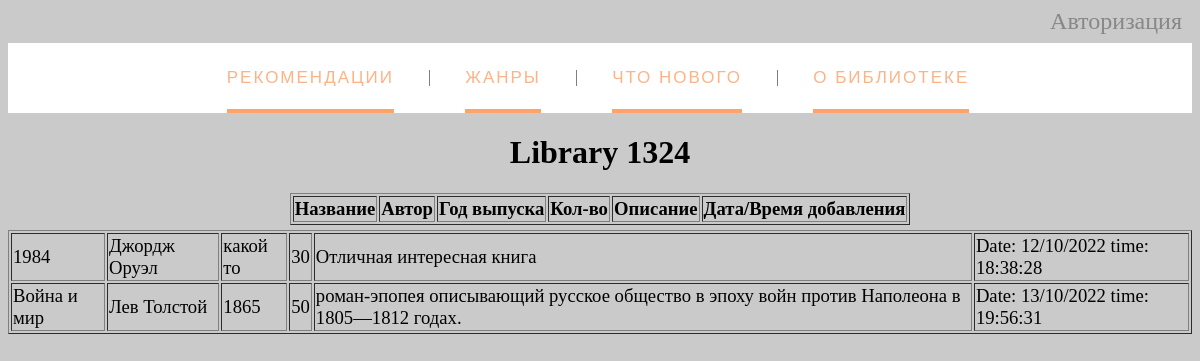
The page /booklist on the database as committed earlier.
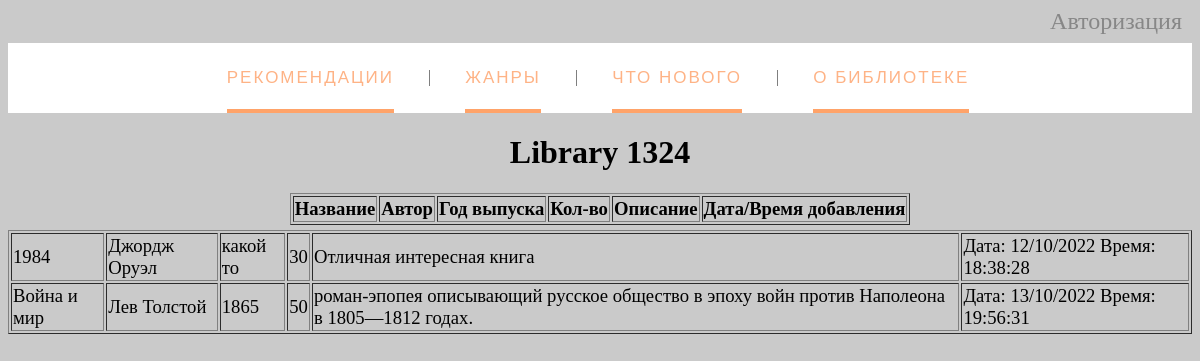
The same page on the database as committed later.
### tables this page shows
CREATE TABLE mainmenu (
id integer PRIMARY KEY AUTOINCREMENT,
title next NOT NULL,
url text NOT NULL
);

CREATE TABLE "books" (
	"id"	integer,
	"btitle"	text NOT NULL,
	"author"	text NOT NULL,
	"year"	integer NOT NULL,
	"number"	integer NOT NULL,
	"descript"	text NOT NULL,
	"dt_string"	text NOT NULL,
	PRIMARY KEY("id" AUTOINCREMENT)
);

### flsite.py (the view)
@app.route('/booklist', methods=["POST", "GET"])
def booklist():
    db = get_db()
    dbase = FDataBase(db)
    cur = db.cursor()
    sql = """SELECT * FROM books"""
    print(sql)
    cur.execute(sql)
    results = cur.fetchall()
    return render_template('booklist.html', menu=dbase.getMenu(), restrictions=results)

### FDataBase.py (called while the page is built)
    def getMenu(self):
        sql = '''SELECT * FROM mainmenu'''
        try:
            self.__cur.execute(sql)
            res = self.__cur.fetchall()
            if res:
                return res
        except:
            print('Ошибка чтения БД')
        return []

### flsite.py (called while the page is built)
def connect_db():
    conn = sqlite3.connect(app.config['DATABASE'])
    conn.row_factory = sqlite3.Row
    return conn

def get_db():
    if not hasattr(g, 'link_dv'):
        g.link_db = connect_db()
    return g.link_db

@app.teardown_appcontext
def closed_db(error):
    if hasattr(g, 'link_db'):
        g.link_db.close()

### templates/booklist.html (shortened to what this page needs)
{% extends 'base.html' %}
{% block content %}
{{ super() }}
<table border="1px"  >
    <tr class="header">
        <td>Название</td>
        <td>Автор</td>
        <td>Год выпуска</td>
        <td>Кол-во</td>
        <td>Описание</td>
        <td>Дата/Время добавления</td>
    </tr>
</table>
<table border="1px">
{% for row in restrictions %}
    <tr>
        <td>{{row["btitle"]}}</td>
        <td>{{row["author"]}}</td>
        <td>{{row["year"]}}</td>
        <td>{{row["number"]}}</td>
        <td>{{row["descript"]}}</td>
        <td>{{row["dt_string"]}}</td>
    </tr>
{% endfor %}
</table>
{% endblock %}

### templates/base.html (shortened to what this page needs)
<!DOCTYPE html>
<html lang="ru">
<head>
    <link rel="stylesheet" href ="{{ url_for('static', filename='styles.css' )}}" type="text/css" >
</head>
<body>
    <div class="login"><a href="auth">Авторизация</a></div>
    <nav>
        {% block content -%}
            {%- block menu_main -%}
        <ul class="menu-main" >
            {% for m in menu %}
            <li><a href="{{m.url}}" class="current">{{m.title}}</a></li>
            {% endfor %}
        </ul>
            {% endblock menu_main -%}
    </nav>
    <div class="content">
        {% if title -%}
    <h1 class="title">{{title}}</h1>
        {% else -%}
    <h1 class="title">Library 1324</h1>
        {% endif %}
        {% endblock -%}
    </div>
</body>
</html>

### static/styles.css (style rules this page uses)
body { background: rgb(202, 202, 202); }
.menu-main { list-style: none; margin: 8px 0 5px; padding: 25px 0 5px; text-align: center; background: white; }
.menu-main li { display: inline-block; }
.menu-main li:after { content: "|"; color: #606060; display: inline-block; vertical-align:top; }
.menu-main li:last-child:after { content: none; }
.menu-main a { text-decoration: none; font-family: 'Ubuntu Condensed', sans-serif; letter-spacing: 2px; position: relative; padding-bottom: 20px; margin: 0 34px 0 30px; font-size: 17px; text-transform: uppercase; display: inline-block; transition: color .2s; }
.menu-main a, .menu-main a:visited { color: #9d999d; }
.menu-main a.current, .menu-main a:hover { color: #feb386; }
.menu-main a:before, .menu-main a:after { content: ""; position: absolute; height: 4px; top: auto; right: 50%; bottom: -5px; left: 50%; background: #ffa369; transition: .8s; }
.menu-main .current:before { left: 0; }
.menu-main .current:after { right: 0; }
.login { text-align: right; margin-right: 10px; font-size: 18pt; }
.login a { text-decoration: none; color: rgb(135, 135, 135); }
.title { text-align: center; }

### templates/booklist.html (style rules this page uses)
table { margin: 20px; margin: auto; margin-bottom: 5px; font-size: 14pt; }
.header { font-weight:700; }

Rows that differ between the two databases and show on the page:
changed books "Джордж Оруэл": dt_string "Date: 12/10/2022 time: 18:38:28" → "Дата: 12/10/2022 Время: 18:38:28"
changed books "Война и мир": dt_string "Date: 13/10/2022 time: 19:56:31" → "Дата: 13/10/2022 Время: 19:56:31"
